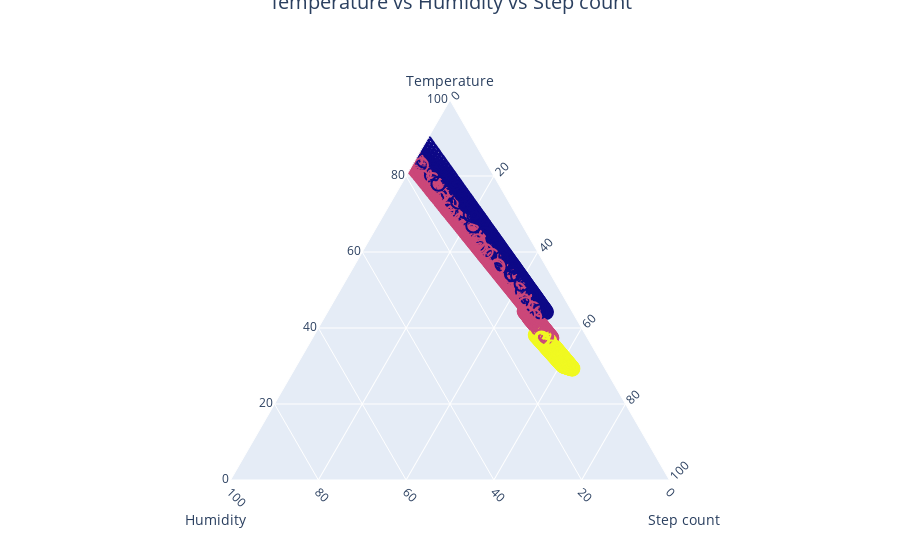

The notebook cell this image was saved under:
### Code cell
def makeAxis(title, tickangle):
    return {
      'title': title,
      'titlefont': { 'size': 14 },
      'tickangle': tickangle,
      'tickfont': { 'size': 12 },
      'tickcolor': 'rgba(0,0,0,0)',
      'ticklen': 5,
      'showline': True,
      'showgrid': True
    }

fig = go.Figure(go.Scatterternary({
    'mode': 'markers',
    'a': [i for i in df['Temperature'].values],
    'b': [i for i in df['Humidity'].values],
    'c': [i for i in df['Step count'].values],
     'text': [i for i in df['Stress Level'].values],
    'marker': {
        'symbol': 100,
        'color': df['Stress Level'],
        'size': 14,
        'line': { 'width': 2 }
    }
}))

fig.update_layout({
    'ternary': {
        'sum': 100,
        'aaxis': makeAxis('Temperature', 0),
        'baxis': makeAxis('<br>Humidity', 45),
        'caxis': makeAxis('<br>Step count', -45)
    },
    'annotations': [{
      'showarrow': False,
      'text': 'Temperature vs Humidity vs Step count',
        'x': 0.5,
        'y': 1.3,
        'font': { 'size': 20 }
    }]
})

fig.show()

### Figure 1 — Plotly figure (JSON) as saved in the notebook; plotly's stock layout.template omitted (floating-point values rounded to 4 significant figures; data arrays with more than 128 entries replaced by an {"elided": "..."} marker saying what was removed)
{"data": [{"a": {"elided": "2001 float values"}, "b": {"elided": "2001 float values"}, "c": {"elided": "2001 int values"}, "marker": {"color": {"elided": "2001 int values"}, "line": {"width": 2}, "size": 14, "symbol": 100}, "mode": "markers", "text": {"elided": "2001 str values"}, "type": "scatterternary"}], "layout": {"annotations": [{"font": {"size": 20}, "showarrow": false, "text": "Temperature vs Humidity vs Step count", "x": 0.5, "y": 1.3}], "ternary": {"aaxis": {"showgrid": true, "showline": true, "tickangle": 0, "tickcolor": "rgba(0,0,0,0)", "tickfont": {"size": 12}, "ticklen": 5, "title": {"font": {"size": 14}, "text": "Temperature"}}, "baxis": {"showgrid": true, "showline": true, "tickangle": 45, "tickcolor": "rgba(0,0,0,0)", "tickfont": {"size": 12}, "ticklen": 5, "title": {"font": {"size": 14}, "text": "<br>Humidity"}}, "caxis": {"showgrid": true, "showline": true, "tickangle": -45, "tickcolor": "rgba(0,0,0,0)", "tickfont": {"size": 12}, "ticklen": 5, "title": {"font": {"size": 14}, "text": "<br>Step count"}}, "sum": 100}}}
